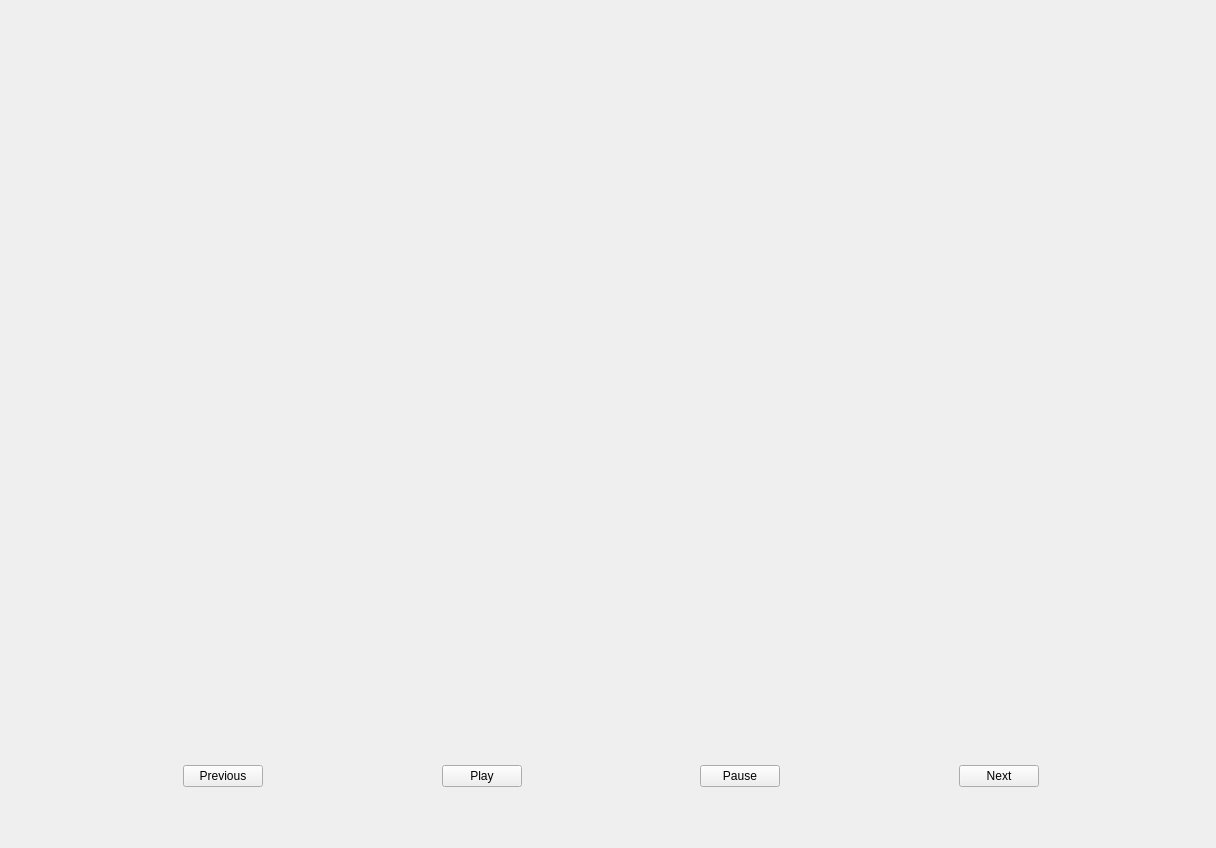
<?xml version="1.0" encoding="UTF-8"?>
<ui version="4.0">
 <class>PictureWindow</class>
 <widget class="QMainWindow" name="PictureWindow">
  <property name="windowModality">
   <enum>Qt::ApplicationModal</enum>
  </property>
  <property name="geometry">
   <rect>
    <x>0</x>
    <y>0</y>
    <width>1216</width>
    <height>848</height>
   </rect>
  </property>
  <property name="sizePolicy">
   <sizepolicy hsizetype="Fixed" vsizetype="Fixed">
    <horstretch>0</horstretch>
    <verstretch>0</verstretch>
   </sizepolicy>
  </property>
  <property name="windowTitle">
   <string>MainWindow</string>
  </property>
  <widget class="QWidget" name="CentraWidget">
   <property name="minimumSize">
    <size>
     <width>1200</width>
     <height>700</height>
    </size>
   </property>
   <widget class="QWidget" name="layoutWidget">
    <property name="geometry">
     <rect>
      <x>10</x>
      <y>10</y>
      <width>1202</width>
      <height>825</height>
     </rect>
    </property>
    <layout class="QVBoxLayout" name="verticalLayout">
     <item>
      <widget class="QWidget" name="matplotlibWidget" native="true">
       <property name="minimumSize">
        <size>
         <width>1200</width>
         <height>700</height>
        </size>
       </property>
       <property name="maximumSize">
        <size>
         <width>1200</width>
         <height>700</height>
        </size>
       </property>
      </widget>
     </item>
     <item>
      <spacer name="verticalSpacer">
       <property name="orientation">
        <enum>Qt::Vertical</enum>
       </property>
       <property name="sizeHint" stdset="0">
        <size>
         <width>20</width>
         <height>40</height>
        </size>
       </property>
      </spacer>
     </item>
     <item>
      <layout class="QHBoxLayout" name="horizontalLayout">
       <item>
        <spacer name="horizontalSpacer_4">
         <property name="orientation">
          <enum>Qt::Horizontal</enum>
         </property>
         <property name="sizeHint" stdset="0">
          <size>
           <width>88</width>
           <height>20</height>
          </size>
         </property>
        </spacer>
       </item>
       <item>
        <widget class="QPushButton" name="previousButton">
         <property name="text">
          <string>Previous</string>
         </property>
        </widget>
       </item>
       <item>
        <spacer name="horizontalSpacer">
         <property name="orientation">
          <enum>Qt::Horizontal</enum>
         </property>
         <property name="sizeHint" stdset="0">
          <size>
           <width>118</width>
           <height>20</height>
          </size>
         </property>
        </spacer>
       </item>
       <item>
        <widget class="QPushButton" name="playButton">
         <property name="text">
          <string>Play</string>
         </property>
        </widget>
       </item>
       <item>
        <spacer name="horizontalSpacer_2">
         <property name="orientation">
          <enum>Qt::Horizontal</enum>
         </property>
         <property name="sizeHint" stdset="0">
          <size>
           <width>148</width>
           <height>20</height>
          </size>
         </property>
        </spacer>
       </item>
       <item>
        <widget class="QPushButton" name="pauseButton">
         <property name="text">
          <string>Pause</string>
         </property>
        </widget>
       </item>
       <item>
        <spacer name="horizontalSpacer_3">
         <property name="orientation">
          <enum>Qt::Horizontal</enum>
         </property>
         <property name="sizeHint" stdset="0">
          <size>
           <width>138</width>
           <height>20</height>
          </size>
         </property>
        </spacer>
       </item>
       <item>
        <widget class="QPushButton" name="nextButton">
         <property name="text">
          <string>Next</string>
         </property>
        </widget>
       </item>
       <item>
        <spacer name="horizontalSpacer_5">
         <property name="orientation">
          <enum>Qt::Horizontal</enum>
         </property>
         <property name="sizeHint" stdset="0">
          <size>
           <width>148</width>
           <height>20</height>
          </size>
         </property>
        </spacer>
       </item>
      </layout>
     </item>
     <item>
      <spacer name="verticalSpacer_2">
       <property name="orientation">
        <enum>Qt::Vertical</enum>
       </property>
       <property name="sizeHint" stdset="0">
        <size>
         <width>10</width>
         <height>10</height>
        </size>
       </property>
      </spacer>
     </item>
    </layout>
   </widget>
  </widget>
 </widget>
 <resources/>
 <connections/>
</ui>
